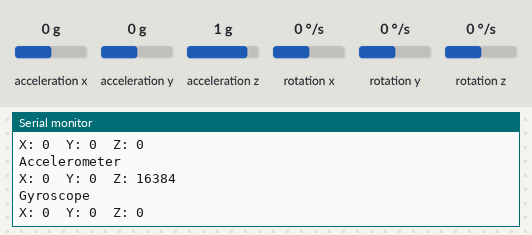
Recording of a program running on a simulated ESP32. Shown: the last lines printed to the serial monitor. The test bench sets the inputs (shaded band); at power-on: acceleration x 0 g, acceleration y 0 g, acceleration z 1 g, rotation x 0 °/s, rotation y 0 °/s, rotation z 0 °/s.

Above: at 1.2 s.
1.3 s: acceleration x set to -1.4 g
At 2.6 s:
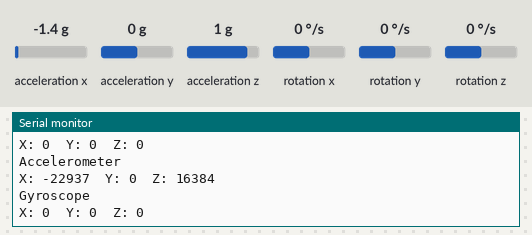
2.8 s: acceleration y set to -1.4 g
At 3.5 s:
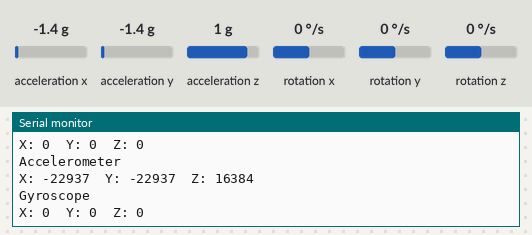
4.3 s: acceleration z set to -1.4 g
At 5.4 s:
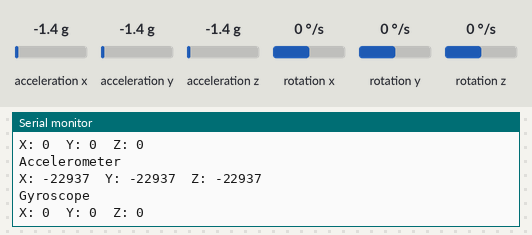
5.8 s: rotation x set to -192 °/s
At 6.4 s:
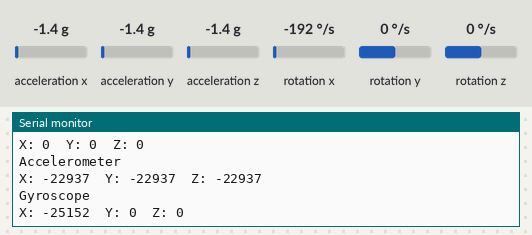
7.3 s: rotation y set to -192 °/s
At 8.9 s:
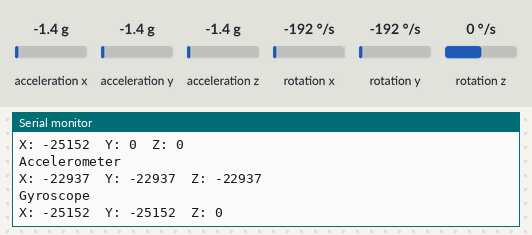
Timing chart, 0 to 9.8 s (numbered marks = the images above; inputs shaded):
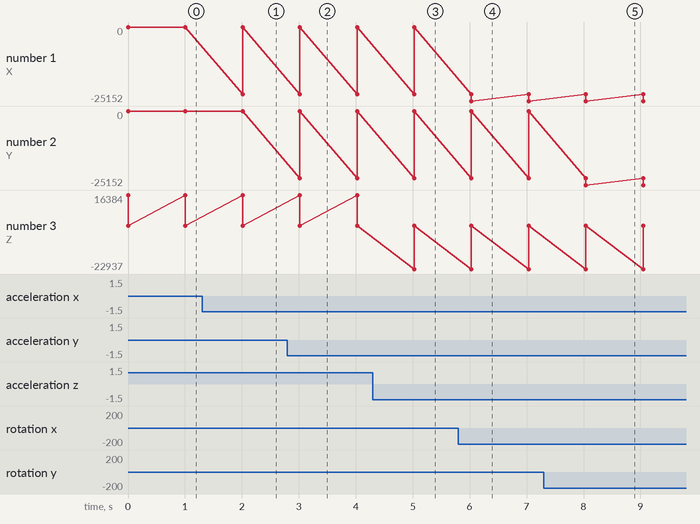

The program:

main.cpp
```cpp
#include <Arduino.h>
#include <Wire.h>
#include <MPU6050.h>

MPU6050 mpu;

void setup() {
  Serial.begin(115200);
  Serial.println("\nMPU6050 (3-Axis Accelerometer + Gyroscope + Temperature) ");
  Wire.begin();
  mpu.initialize();
}

void loop() {

  int16_t ax, ay, az;
  int16_t gx, gy, gz;

  // Read Accelerometer and Gyroscope values
  mpu.getMotion6(&ax, &ay, &az, &gx, &gy, &gz);

  Serial.println("Accelerometer");

  Serial.print("X: ");
  Serial.print(ax);

  Serial.print("  Y: ");
  Serial.print(ay);

  Serial.print("  Z: ");
  Serial.println(az);

  Serial.println("Gyroscope");

  Serial.print("X: ");
  Serial.print(gx);

  Serial.print("  Y: ");
  Serial.print(gy);

  Serial.print("  Z: ");
  Serial.println(gz);

  Serial.println();

  delay(1000);
}
```

Measured:
- after the input at 1.3 s, the serial monitor: prints a new line after 0.71 s (image 1)
- after the input at 2.8 s, the serial monitor: prints a new line after 0.22 s (image 2)
- after the input at 4.3 s, the serial monitor: prints a new line after 0.73 s (image 3)
- after the input at 5.8 s, the serial monitor: prints a new line after 0.23 s (image 4)
- after the input at 7.3 s, the serial monitor: prints a new line after 0.74 s (image 5)
- plotted number 1: 0 → -25152 after the input at 5.8 s
